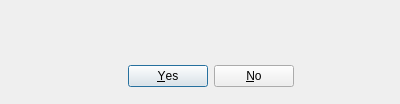
<?xml version="1.0" encoding="UTF-8"?>
<ui version="4.0">
 <class>CGameRequestPopup</class>
 <widget class="QDialog" name="CGameRequestPopup">
  <property name="geometry">
   <rect>
    <x>0</x>
    <y>0</y>
    <width>400</width>
    <height>104</height>
   </rect>
  </property>
  <property name="windowTitle">
   <string>Dialog</string>
  </property>
  <widget class="QDialogButtonBox" name="buttonBox">
   <property name="geometry">
    <rect>
     <x>50</x>
     <y>60</y>
     <width>321</width>
     <height>32</height>
    </rect>
   </property>
   <property name="orientation">
    <enum>Qt::Horizontal</enum>
   </property>
   <property name="standardButtons">
    <set>QDialogButtonBox::No|QDialogButtonBox::Yes</set>
   </property>
   <property name="centerButtons">
    <bool>true</bool>
   </property>
  </widget>
  <widget class="QLabel" name="lB_Text">
   <property name="geometry">
    <rect>
     <x>40</x>
     <y>20</y>
     <width>331</width>
     <height>31</height>
    </rect>
   </property>
   <property name="text">
    <string/>
   </property>
  </widget>
 </widget>
 <resources/>
 <connections>
  <connection>
   <sender>buttonBox</sender>
   <signal>accepted()</signal>
   <receiver>CGameRequestPopup</receiver>
   <slot>accept()</slot>
   <hints>
    <hint type="sourcelabel">
     <x>248</x>
     <y>254</y>
    </hint>
    <hint type="destinationlabel">
     <x>157</x>
     <y>274</y>
    </hint>
   </hints>
  </connection>
  <connection>
   <sender>buttonBox</sender>
   <signal>rejected()</signal>
   <receiver>CGameRequestPopup</receiver>
   <slot>reject()</slot>
   <hints>
    <hint type="sourcelabel">
     <x>316</x>
     <y>260</y>
    </hint>
    <hint type="destinationlabel">
     <x>286</x>
     <y>274</y>
    </hint>
   </hints>
  </connection>
 </connections>
</ui>
